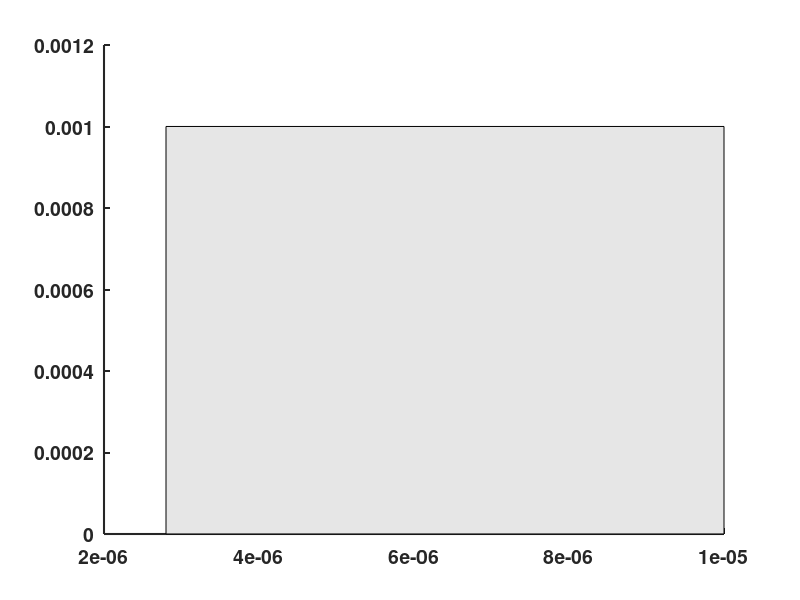

MATLAB code for this plot: (Note: this script raises an error after producing the figure.)
clear
set(0, 'DefaultAxesFontWeight', 'bold', ...
    'DefaultAxesFontSize', 14, ...
    'DefaultAxesFontAngle', 'normal', ... % Not sure the difference here
    'DefaultAxesFontWeight', 'bold', ... % Not sure the difference here
    'DefaultAxesTitleFontWeight', 'bold', ...
    'DefaultAxesTitleFontSizeMultiplier', 1) ;
set(0, 'DefaultLineLineWidth', 1.5);
set(0, 'DefaultAxesLineWidth', 1.5)
set(0, 'DefaultLineMarkerSize', 6)
%P ocean

x=[1.70E-06
1.75E-06
1.90E-06
2.80E-06
5.50E-06
1.00E-05
4.50E-05
9.00E-05
];
y1=[7.00E-07
8.00E-07
1.00E-06
2.00E-06
5.00E-06
1.00E-05
5.00E-05
1.00E-04
];
%3000m'
y2=[9.75
9.6
9.45
9.26
9.175
9.15
9.1244
9.13
];

figure
hold on
rectangle('position',[2.8e-6 1.1e-7 7.2e-6 1e-3],'FaceColor',[0.9 0.9 0.9])

hold on
colororder([0,0,0;178,34,34]./255);

yyaxis left

plot(x,y1,'linewidth',1.5)
ylabel('P_{cell} (m/s)')
set(gca,'yscale','log')
ylim([1e-7 1e-4])
hold on
plot(4.70E-06,4.0E-06,'ko') 
hold on 

yyaxis right
hold on
plot(x,y2,'color',[178,34,34]./255,'linewidth',1.5)
ylabel('pH_{cf}')
xlabel('F_{ALK} (mol/m^{2}/s)')
box on
ax = gca;
ax.LineWidth = 1.5;
set(gca,'xscale','log')
set(gca,'yscale','log')
ylim([9.1 9.8])
set(gca,'ycolor',[178,34,34]./255);
text(4.0e-6,9.7,'R^2 > 0.70','FontName','Times New Roman','fontweight','bold','fontsize',8)
% hold on
annotation( 'arrow', 'X', [3.1e-6 3.2e-6], 'Y', [9.7 9.7],'LineWidth',1)

hold on 
text(4.6e-6,9.44,'R^2_{max} = 0.81','FontName','Times New Roman','fontweight','bold','fontsize',8)
text(4.6e-6,9.22,'R^2_{max} = 0.81','FontName','Times New Roman','fontweight','bold','fontsize',8)

hold on
plot(4.70E-06,9.195,'o','color',[178,34,34]./255) 
hold on 
 set(findobj(gcf,'type','axes'),'FontName','Times New Roman','Fontweight','bold')

